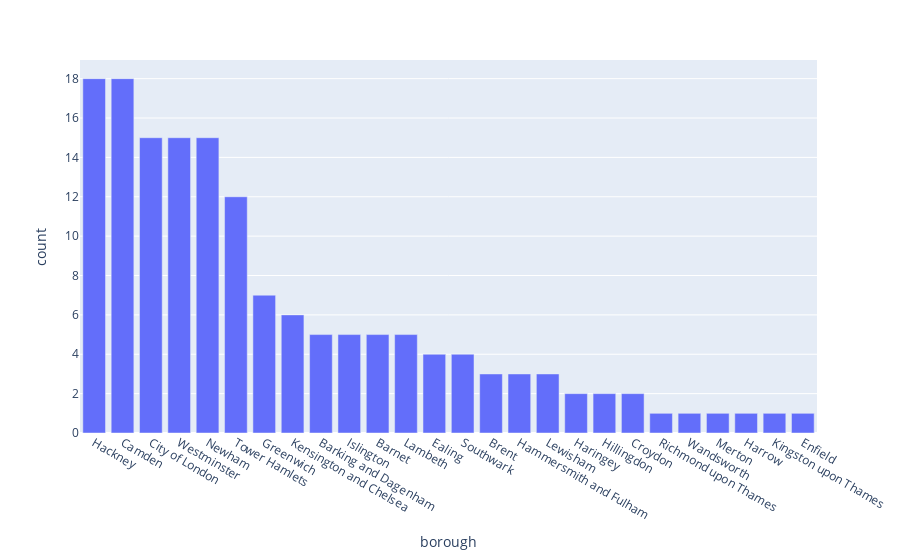

Notebook code cell kept with this figure:
### Code cell
fig.show()

### Figure 1 — Plotly figure (JSON) as saved in the notebook; plotly's stock layout.template omitted (floating-point values rounded to 4 significant figures)
{"data": [{"alignmentgroup": "True", "hovertemplate": "borough=%{x}<br>count=%{y}<extra></extra>", "legendgroup": "", "marker": {"color": "#636efa", "pattern": {"shape": ""}}, "name": "", "offsetgroup": "", "orientation": "v", "showlegend": false, "textposition": "auto", "type": "bar", "x": ["Hackney", "Camden", "City of London", "Westminster", "Newham", "Tower Hamlets", "Greenwich", "Kensington and Chelsea", "Barking and Dagenham", "Islington", "Barnet", "Lambeth", "Ealing", "Southwark", "Brent", "Hammersmith and Fulham", "Lewisham", "Haringey", "Hillingdon", "Croydon", "Richmond upon Thames", "Wandsworth", "Merton", "Harrow", "Kingston upon Thames", "Enfield"], "xaxis": "x", "y": [18, 18, 15, 15, 15, 12, 7, 6, 5, 5, 5, 5, 4, 4, 3, 3, 3, 2, 2, 2, 1, 1, 1, 1, 1, 1], "yaxis": "y"}], "layout": {"autosize": true, "barmode": "relative", "legend": {"tracegroupgap": 0}, "margin": {"t": 60}, "xaxis": {"anchor": "y", "autorange": true, "domain": [0, 1], "range": [-0.5, 25.5], "title": {"text": "borough"}, "type": "category"}, "yaxis": {"anchor": "x", "autorange": true, "domain": [0, 1], "range": [0, 18.95], "title": {"text": "count"}, "type": "linear"}}}
